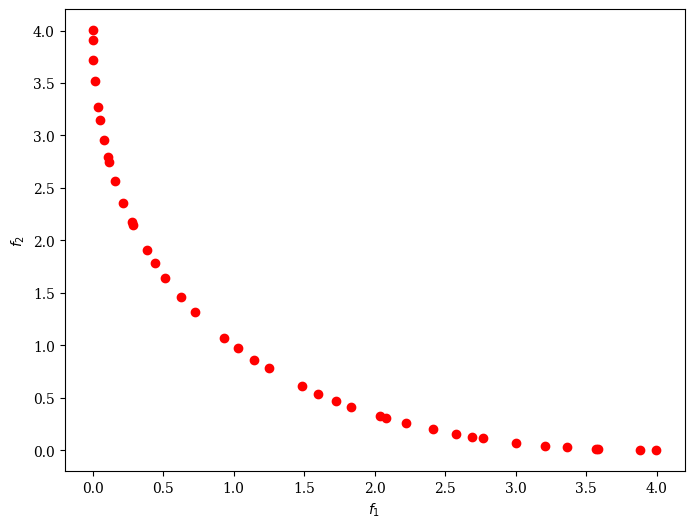

Write Python code to recreate this figure.
import numpy as np
from pymoo.optimize import minimize
from pymoo.core.problem import ElementwiseProblem

# 定义问题
class MyProblem(ElementwiseProblem):

    def __init__(self):
        super().__init__(n_var=1,                  # 问题的维度
                         n_obj=2,                  # 目标函数的数量
                         n_constr=0,               # 约束条件的数量
                         xl=np.array([-10]),       # 变量的下界
                         xu=np.array([10]))        # 变量的上界

    def _evaluate(self, x, out, *args, **kwargs):
        f1 = x[0]**2
        f2 = (x[0]-2)**2
        out["F"] = [f1, f2]

# 使用帕累托优化算法
from pymoo.algorithms.moo.nsga2 import NSGA2
from pymoo.visualization.scatter import Scatter

algorithm = NSGA2(pop_size=40)

problem = MyProblem()

res = minimize(problem,
               algorithm,
               ('n_gen', 40),
               verbose=False,
               seed=1)

# 结果可视化
plot = Scatter()
plot.add(res.F, color="red")
plot.show()
plot.save('pareto.png')